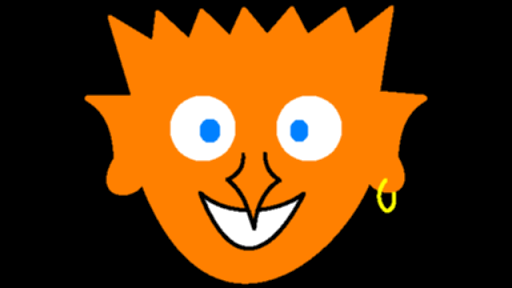
%> input picture Computer Vision/frizzy.png, 512 x 288 px
$ octave for_the_eyes.m   (GNU Octave 9; MATLAB toolbox functions it lacks are replaced by stand-ins)
%> lines starting %> are read from the running program, lines starting %| are printed output that depends on the picture
frizzy = double(rgb2gray(imread('frizzy.png')))/255.0;
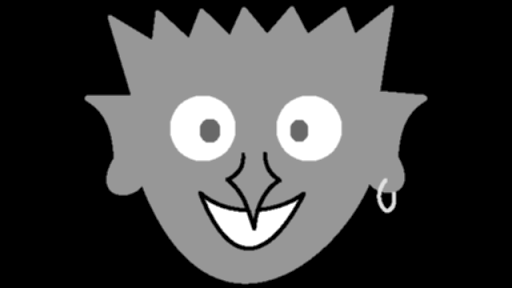
%> frizzy: size 288x512 double; min 0, max 1, mean 0.268
froomer =double(rgb2gray(imread('froomer.png')))/255.0;
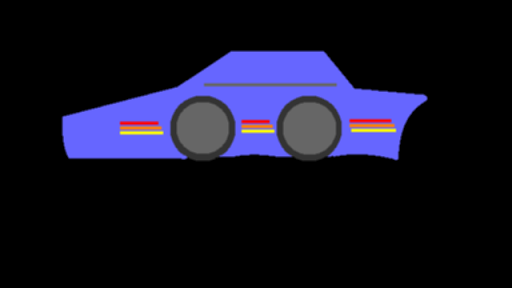
%> input picture Computer Vision/froomer.png, 512 x 288 px
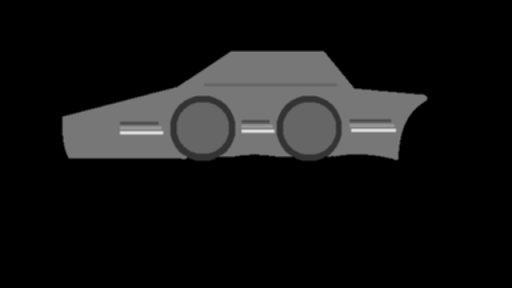
%> froomer: size 288x512 double; min 0, max 0.886, mean 0.0809
imshow(frizzy);
imshow(froomer);

% TODO: Find edges in frizzy and froomer images
%> (the run ends here)
